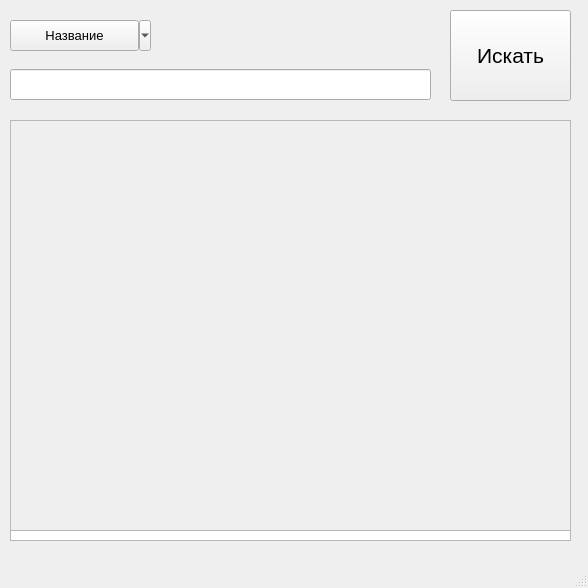
<?xml version="1.0" encoding="UTF-8"?>
<ui version="4.0">
 <class>MainWindow</class>
 <widget class="QMainWindow" name="MainWindow">
  <property name="geometry">
   <rect>
    <x>0</x>
    <y>0</y>
    <width>588</width>
    <height>588</height>
   </rect>
  </property>
  <property name="windowTitle">
   <string>MainWindow</string>
  </property>
  <widget class="QWidget" name="centralwidget">
   <widget class="QPushButton" name="find_button">
    <property name="geometry">
     <rect>
      <x>450</x>
      <y>10</y>
      <width>121</width>
      <height>91</height>
     </rect>
    </property>
    <property name="font">
     <font>
      <pointsize>16</pointsize>
     </font>
    </property>
    <property name="text">
     <string>Искать</string>
    </property>
   </widget>
   <widget class="QToolButton" name="toolButton">
    <property name="geometry">
     <rect>
      <x>10</x>
      <y>20</y>
      <width>141</width>
      <height>31</height>
     </rect>
    </property>
    <property name="font">
     <font>
      <pointsize>10</pointsize>
     </font>
    </property>
    <property name="text">
     <string>Название</string>
    </property>
    <property name="popupMode">
     <enum>QToolButton::MenuButtonPopup</enum>
    </property>
    <property name="toolButtonStyle">
     <enum>Qt::ToolButtonIconOnly</enum>
    </property>
   </widget>
   <widget class="QLineEdit" name="lineEdit">
    <property name="geometry">
     <rect>
      <x>10</x>
      <y>69</y>
      <width>421</width>
      <height>31</height>
     </rect>
    </property>
   </widget>
   <widget class="QScrollArea" name="scrollArea">
    <property name="geometry">
     <rect>
      <x>10</x>
      <y>120</y>
      <width>561</width>
      <height>411</height>
     </rect>
    </property>
    <property name="autoFillBackground">
     <bool>false</bool>
    </property>
    <property name="widgetResizable">
     <bool>true</bool>
    </property>
    <widget class="QWidget" name="scrollAreaWidgetContents">
     <property name="geometry">
      <rect>
       <x>0</x>
       <y>0</y>
       <width>559</width>
       <height>409</height>
      </rect>
     </property>
    </widget>
   </widget>
   <widget class="QListView" name="listView">
    <property name="geometry">
     <rect>
      <x>10</x>
      <y>120</y>
      <width>561</width>
      <height>421</height>
     </rect>
    </property>
   </widget>
   <zorder>listView</zorder>
   <zorder>find_button</zorder>
   <zorder>toolButton</zorder>
   <zorder>lineEdit</zorder>
   <zorder>scrollArea</zorder>
  </widget>
  <widget class="QMenuBar" name="menubar">
   <property name="geometry">
    <rect>
     <x>0</x>
     <y>0</y>
     <width>588</width>
     <height>21</height>
    </rect>
   </property>
  </widget>
  <widget class="QStatusBar" name="statusbar"/>
 </widget>
 <resources/>
 <connections/>
</ui>
